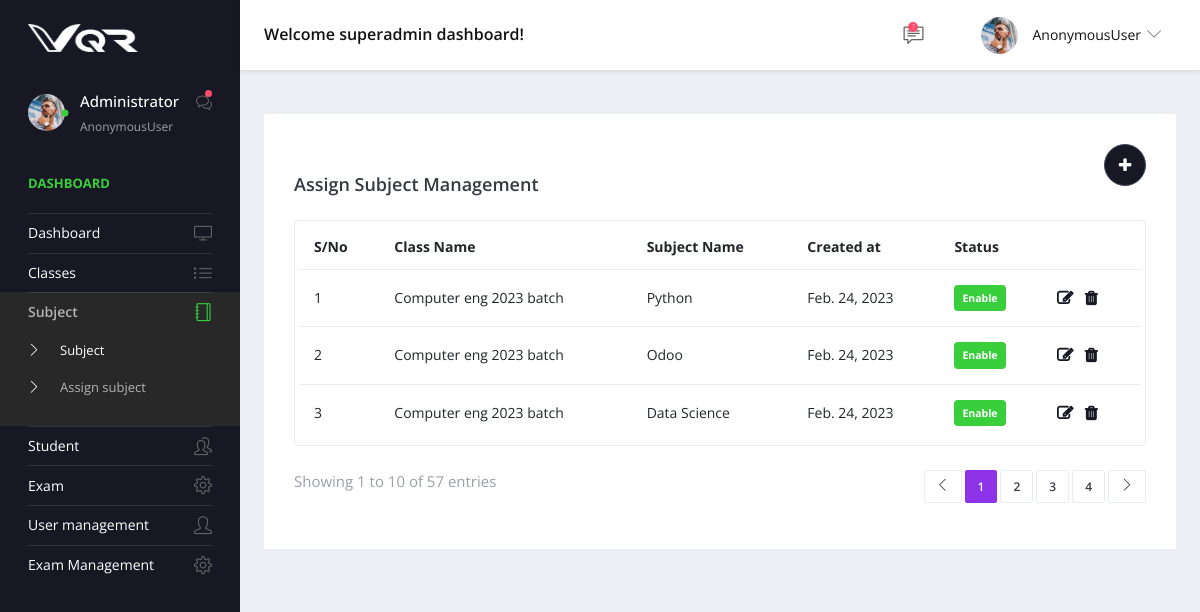
The app's page /assign_subject with its own data.
### app/models.py (models this page shows)
class common_table(models.Model):
    created_by = models.ForeignKey(User, related_name="%(app_label)s_%(class)s_ownership",on_delete=models.CASCADE,null=True)
    created_dt = models.DateField(auto_now=True)
    updated_by =  models.ForeignKey(User, related_name="%(app_label)s_%(class)s_ownership1",on_delete=models.CASCADE,null=True)
    updated_dt = models.DateField(null=True)
    created_tm = models.TimeField(auto_now=True)
    updated_tm = models.TimeField(null=True)
    status = models.CharField(max_length=10, null=True)
    class Meta:
        abstract = True

class Class_Mapping_subject(common_table):
    class_id = models.ForeignKey(Class_master,related_name='Class_Mapping_subject_class_id',on_delete=models.CASCADE,null=True)
    SUBJECT_id = models.ForeignKey(Subject_master,related_name='Class_Mapping_subject_subject_id',on_delete=models.CASCADE,null=True)

class Class_master(common_table):
    name  = models.CharField(max_length=25,null=True)

class Subject_master(common_table):
    name = models.CharField(max_length=25,null=True)

### app/views.py (the view)
# urls.py: path('assign_subject',views.assign_subject,name='assign_subject'),
def assign_subject(request):
    data = Class_Mapping_subject.objects.all()
    context = {
        'data':data
    }
    return render(request,'assign_subject.html',context)

### app/templates/assign_subject.html (shortened to what this page needs)
{% extends 'base.html' %}
{% block content %}
<div class="content-wrapper">
    <div class="row">
      <div class="col-md-12 grid-margin stretch-card">
        <div class="card">
          <div class="card-body">
            <a href="{% url 'create_assign_subject' %}">
            <button style=" float: right;background: #181824;" type="button" class="btn btn-dark btn-rounded btn-icon">
                <i class="fa fa-plus m-1"></i>
              </button>
          </a>
            <br>
            <div class="d-sm-flex align-items-center mb-4">
              <h4 class="card-title mb-sm-0 mt-2">Assign Subject Management</h4>
            </div>
            <div class="table-responsive border rounded p-1">
              <table class="table">
                <thead>
                  <tr>
                    <th class="font-weight-bold"> S/No</th>
                    <th class="font-weight-bold">Class Name</th>
                    <th class="font-weight-bold">Subject Name</th>
                    <th class="font-weight-bold">Created at</th>
                    <th class="font-weight-bold">Status</th>
                    <th>
                    </th>
                  </tr>
                </thead>
                <tbody>
                  {% for i in data   %}
                  <tr>
                    <td>{{forloop.counter}}</td>
                    <td>
                    {{i.class_id.name}}
                    </td>
                    <td>
                      {{i.SUBJECT_id.name}}
                      </td>
                    <td>{{i.created_dt}}</td>
                    <td>
                      <div class="badge badge-success p-2">Enable</div>
                    </td>
                    <td>
                        <a href=""> <i style="color: #181824;
                            font-weight: bold;
                            font-size: 16px;" class="fa fa-edit"></i></a>
                        <a href="" class="m-2"> <i style="color: #181824;
                            font-weight: bold;
                            font-size: 16px;" class="fa fa-trash"></i></a>
                    </td>
                  </tr>
                  {% endfor %}
                </tbody>
              </table>
            </div>
            <div class="d-flex mt-4 flex-wrap">
              <p class="text-muted">Showing 1 to 10 of 57 entries</p>
              <nav class="ml-auto">
                <ul class="pagination separated pagination-info">
                  <li class="page-item"><a href="#" class="page-link"><i class="icon-arrow-left"></i></a></li>
                  <li class="page-item active"><a href="#" class="page-link">1</a></li>
                  <li class="page-item"><a href="#" class="page-link">2</a></li>
                  <li class="page-item"><a href="#" class="page-link">3</a></li>
                  <li class="page-item"><a href="#" class="page-link">4</a></li>
                  <li class="page-item"><a href="#" class="page-link"><i class="icon-arrow-right"></i></a></li>
                </ul>
              </nav>
            </div>
          </div>
        </div>
      </div>
    </div>
  </div>
{% endblock %}

### records on screen
Class_Mapping_subject: class_id.name "Computer eng 2023 batch", SUBJECT_id.name "Python", created_dt "Feb. 24, 2023"
Class_Mapping_subject: class_id.name "Computer eng 2023 batch", SUBJECT_id.name "Odoo", created_dt "Feb. 24, 2023"
Class_Mapping_subject: class_id.name "Computer eng 2023 batch", SUBJECT_id.name "Data Science", created_dt "Feb. 24, 2023"

### other values on screen
{{ request.user }} "AnonymousUser"
